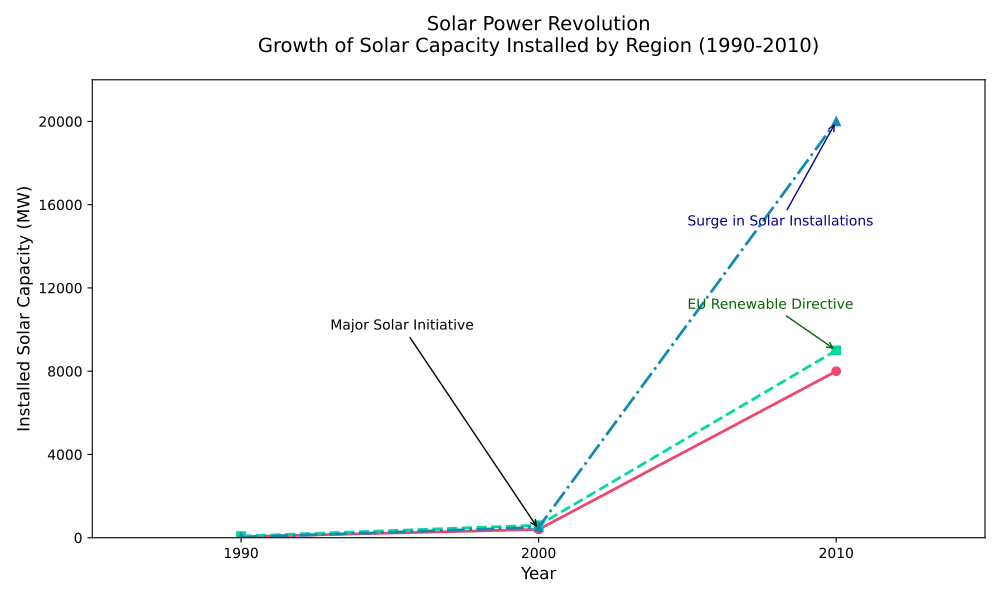

This figure's Python source:
import matplotlib.pyplot as plt
import numpy as np

# Define the decades
decades = np.array([1990, 2000, 2010])

# Solar capacity installed (in Megawatts) by regions
north_america = np.array([50, 400, 8000])
europe = np.array([80, 600, 9000])
asia = np.array([20, 500, 20000])

# Create the subplot
fig, ax = plt.subplots(figsize=(10, 6))

# Plotting the data
ax.plot(decades, north_america, marker='o', linestyle='-', color='#EF476F', linewidth=2)
ax.plot(decades, europe, marker='s', linestyle='--', color='#06D6A0', linewidth=2)
ax.plot(decades, asia, marker='^', linestyle='-.', color='#118AB2', linewidth=2)

# Title and labels
ax.set_title('Solar Power Revolution\nGrowth of Solar Capacity Installed by Region (1990-2010)', fontsize=14, pad=20)
ax.set_xlabel('Year', fontsize=12)
ax.set_ylabel('Installed Solar Capacity (MW)', fontsize=12)

# Customizing limits and ticks
ax.set_xlim(1985, 2015)
ax.set_ylim(0, 22000)
ax.set_xticks(decades)
ax.set_yticks(np.arange(0, 22001, 4000))

# Adding annotations for significant milestones
ax.annotate('Major Solar Initiative', 
            xy=(2000, north_america[1]), 
            xytext=(1993, 10000), 
            arrowprops=dict(arrowstyle='->', color='black'), 
            fontsize=10)

ax.annotate('EU Renewable Directive',
            xy=(2010, europe[2]),
            xytext=(2005, europe[2] + 2000),
            arrowprops=dict(arrowstyle='->', color='darkgreen'),
            fontsize=10,
            color='darkgreen')

ax.annotate('Surge in Solar Installations',
            xy=(2010, asia[2]),
            xytext=(2005, asia[2] - 5000),
            arrowprops=dict(arrowstyle='->', color='darkblue'),
            fontsize=10,
            color='darkblue')

# Remove the legend
# Remove the grid

# Adjust layout to avoid overlapping
plt.tight_layout()

# Display the plot
plt.show()
